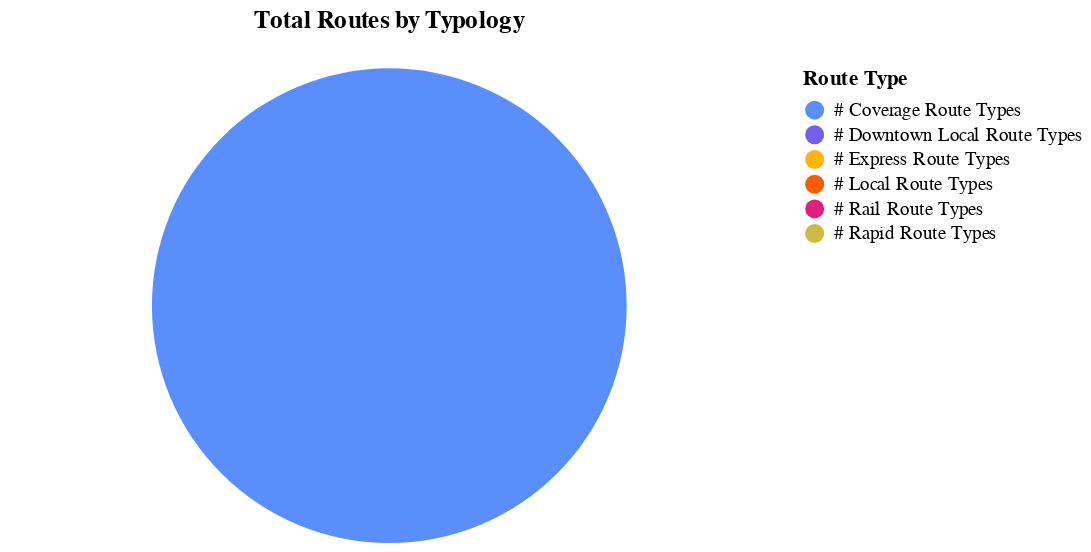

The notebook cell this image was saved under:
### Code cell
try:
    route_typology_df = section1.route_typology(operator_profiles)
    display(
        section1.basic_pie_chart(
            route_typology_df,
            "route_type",
            "total_routes",
            readable_dict["route_typology"]["title"],
            readable_dict["route_typology"]["subtitle"],
        )
    )

except:
    display(
        Markdown(f"""{organization_name} doesn't have route typology data available.""")
    )

### Figure 1 — Vega-Lite specification as saved in the notebook (floating-point values rounded to 4 significant figures)
{"config": {"view": {"continuousWidth": 300, "continuousHeight": 300}}, "data": {"name": "data-12b3fae1e23405ef82ce3737d2f9cf0e"}, "mark": {"type": "arc"}, "encoding": {"color": {"field": "route_type", "scale": {"range": ["#5b8efd", "#765fec", "#fcb40e", "#fc5c04", "#dd217d", "#ccbb44"]}, "title": "Route Type", "type": "nominal"}, "theta": {"field": "total_routes", "type": "quantitative"}, "tooltip": [{"field": "route_type", "type": "nominal"}, {"field": "total_routes", "type": "quantitative"}]}, "height": 250, "title": {"text": ["Total Routes by Typology"], "subtitle": [""]}, "width": 400, "$schema": "https://vega.github.io/schema/vega-lite/v5.17.0.json", "datasets": {"data-12b3fae1e23405ef82ce3737d2f9cf0e": [{"route_type": "# Downtown Local Route Types", "total_routes": 0.0}, {"route_type": "# Local Route Types", "total_routes": 0.0}, {"route_type": "# Coverage Route Types", "total_routes": 1.0}, {"route_type": "# Rapid Route Types", "total_routes": 0.0}, {"route_type": "# Express Route Types", "total_routes": 0.0}, {"route_type": "# Rail Route Types", "total_routes": 0.0}]}}
